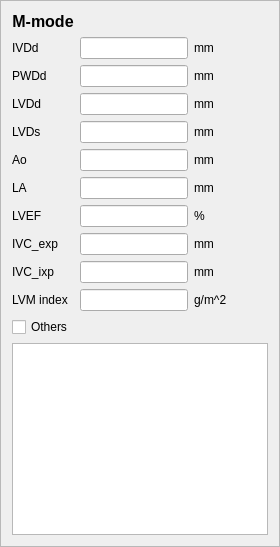
        <widget class="QFrame" name="frame">
         <property name="frameShape">
          <enum>QFrame::StyledPanel</enum>
         </property>
         <property name="frameShadow">
          <enum>QFrame::Raised</enum>
         </property>
         <layout class="QGridLayout" name="gridLayout">
          <item row="1" column="1">
           <widget class="QLineEdit" name="IVDd_input"/>
          </item>
          <item row="6" column="2">
           <widget class="QLabel" name="label_10">
            <property name="text">
             <string>mm</string>
            </property>
           </widget>
          </item>
          <item row="7" column="1">
           <widget class="QLineEdit" name="LVEF_input"/>
          </item>
          <item row="3" column="1">
           <widget class="QLineEdit" name="LVDd_input"/>
          </item>
          <item row="10" column="2">
           <widget class="QLabel" name="label_14">
            <property name="text">
             <string>mm</string>
            </property>
           </widget>
          </item>
          <item row="6" column="1">
           <widget class="QLineEdit" name="LA_input"/>
          </item>
          <item row="4" column="0">
           <widget class="QLabel" name="label_19">
            <property name="text">
             <string>LVDs</string>
            </property>
           </widget>
          </item>
          <item row="6" column="0">
           <widget class="QLabel" name="label_21">
            <property name="text">
             <string>LA</string>
            </property>
           </widget>
          </item>
          <item row="3" column="0">
           <widget class="QLabel" name="label_18">
            <property name="text">
             <string>LVDd</string>
            </property>
           </widget>
          </item>
          <item row="3" column="2">
           <widget class="QLabel" name="label_7">
            <property name="text">
             <string>mm</string>
            </property>
           </widget>
          </item>
          <item row="14" column="0" colspan="3">
           <widget class="QPlainTextEdit" name="M_mode_others"/>
          </item>
          <item row="12" column="0">
           <widget class="QLabel" name="label_50">
            <property name="text">
             <string>LVM index</string>
            </property>
           </widget>
          </item>
          <item row="12" column="1">
           <widget class="QLineEdit" name="LVM_index_input"/>
          </item>
          <item row="7" column="0">
           <widget class="QLabel" name="label_22">
            <property name="text">
             <string>LVEF</string>
            </property>
           </widget>
          </item>
          <item row="4" column="2">
           <widget class="QLabel" name="label_8">
            <property name="text">
             <string>mm</string>
            </property>
           </widget>
          </item>
          <item row="4" column="1">
           <widget class="QLineEdit" name="LVDs_input"/>
          </item>
          <item row="1" column="2">
           <widget class="QLabel" name="label_3">
            <property name="text">
             <string>mm</string>
            </property>
           </widget>
          </item>
          <item row="2" column="2">
           <widget class="QLabel" name="label_6">
            <property name="text">
             <string>mm</string>
            </property>
           </widget>
          </item>
          <item row="5" column="0">
           <widget class="QLabel" name="label_20">
            <property name="text">
             <string>Ao</string>
            </property>
           </widget>
          </item>
          <item row="11" column="1">
           <widget class="QLineEdit" name="IVCixp_input"/>
          </item>
          <item row="5" column="2">
           <widget class="QLabel" name="label_9">
            <property name="text">
             <string>mm</string>
            </property>
           </widget>
          </item>
          <item row="2" column="1">
           <widget class="QLineEdit" name="PWDd_input"/>
          </item>
          <item row="10" column="1">
           <widget class="QLineEdit" name="IVCexp_input"/>
          </item>
          <item row="13" column="0">
           <widget class="QCheckBox" name="M_mode_others_check">
            <property name="text">
             <string>Others</string>
            </property>
           </widget>
          </item>
          <item row="11" column="2">
           <widget class="QLabel" name="label_15">
            <property name="text">
             <string>mm</string>
            </property>
           </widget>
          </item>
          <item row="5" column="1">
           <widget class="QLineEdit" name="Ao_input"/>
          </item>
          <item row="0" column="0">
           <widget class="QLabel" name="label_72">
            <property name="text">
             <string>&lt;html&gt;&lt;head/&gt;&lt;body&gt;&lt;p align=&quot;center&quot;&gt;&lt;span style=&quot; font-size:12pt; font-weight:600;&quot;&gt;M-mode&lt;/span&gt;&lt;/p&gt;&lt;/body&gt;&lt;/html&gt;</string>
            </property>
           </widget>
          </item>
          <item row="7" column="2">
           <widget class="QLabel" name="label_11">
            <property name="text">
             <string>%</string>
            </property>
           </widget>
          </item>
          <item row="10" column="0">
           <widget class="QLabel" name="label_25">
            <property name="text">
             <string>IVC_exp</string>
            </property>
           </widget>
          </item>
          <item row="1" column="0">
           <widget class="QLabel" name="label_16">
            <property name="text">
             <string>IVDd</string>
            </property>
           </widget>
          </item>
          <item row="11" column="0">
           <widget class="QLabel" name="label_26">
            <property name="text">
             <string>IVC_ixp</string>
            </property>
           </widget>
          </item>
          <item row="2" column="0">
           <widget class="QLabel" name="label_17">
            <property name="text">
             <string>PWDd</string>
            </property>
           </widget>
          </item>
          <item row="12" column="2">
           <widget class="QLabel" name="label_61">
            <property name="text">
             <string>g/m^2</string>
            </property>
           </widget>
          </item>
          <item row="13" column="2">
           <spacer name="horizontalSpacer">
            <property name="orientation">
             <enum>Qt::Horizontal</enum>
            </property>
            <property name="sizeHint" stdset="0">
             <size>
              <width>40</width>
              <height>20</height>
             </size>
            </property>
           </spacer>
          </item>
         </layout>
        </widget>
